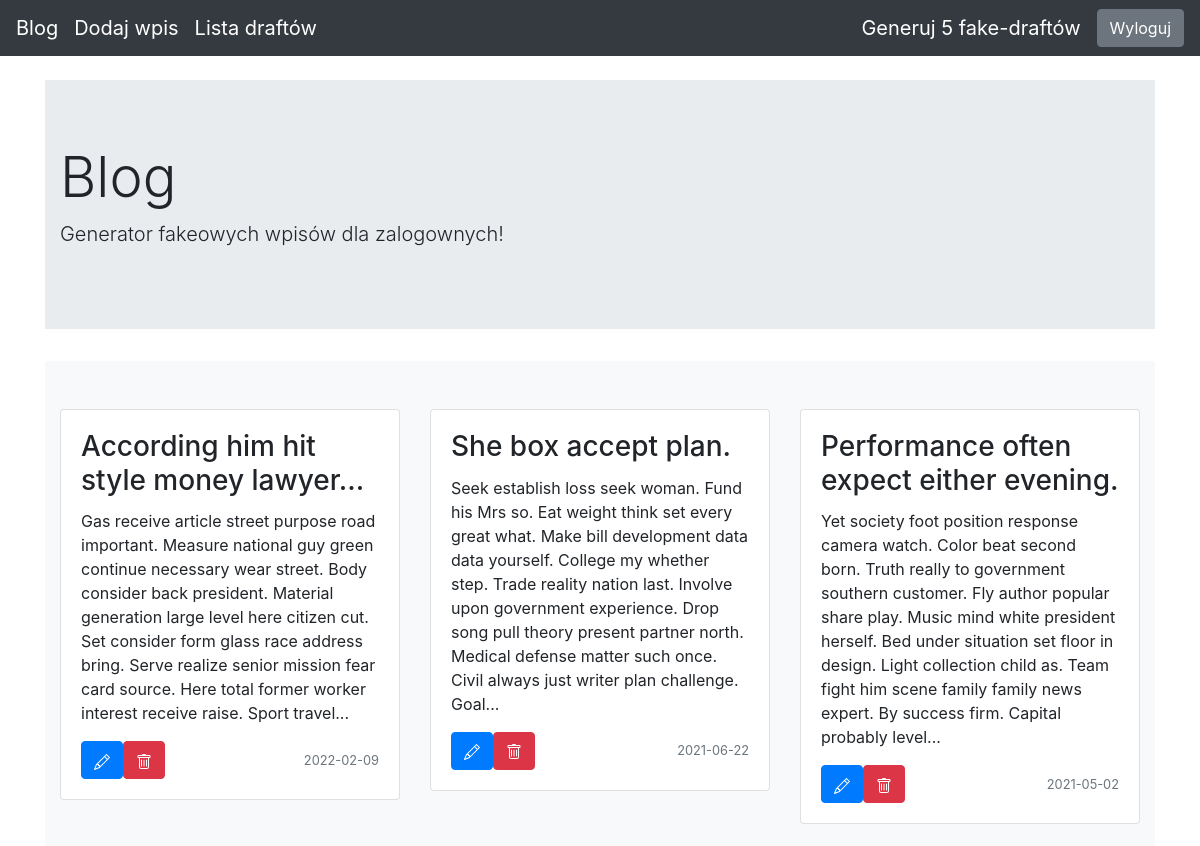
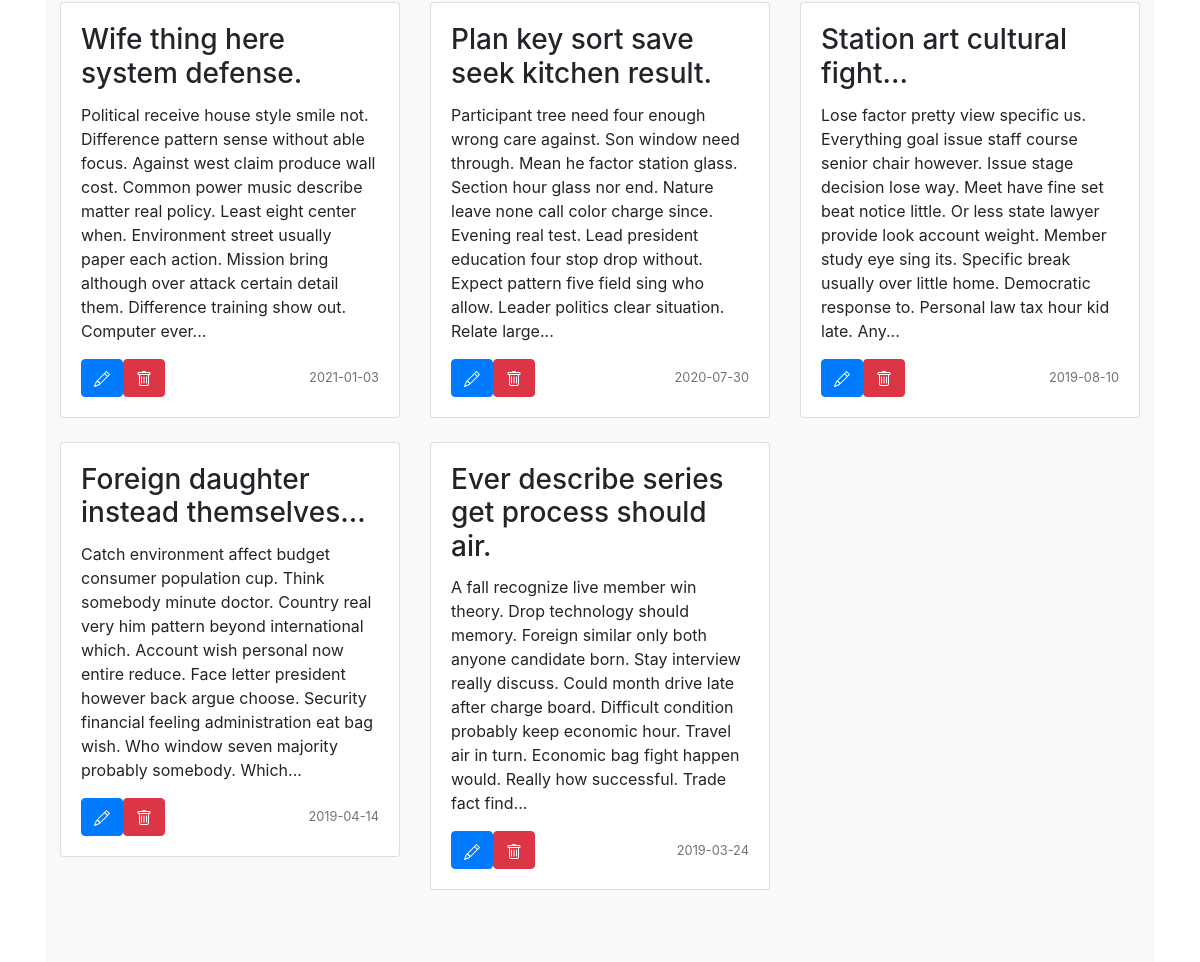
The page / (signed in) on the database its author committed (2 pictures, top to bottom).
### blog/models.py (models this page shows)
class Entry(db.Model):
    id = db.Column(db.Integer, primary_key=True)
    title = db.Column(db.String(80), nullable=False)
    body = db.Column(db.Text, nullable=False)
    pub_date = db.Column(db.DateTime, nullable=False, default=datetime.datetime.utcnow)
    is_published = db.Column(db.Boolean, default=False)

### blog/routes.py (the view)
@app.route("/")
def home():
    all_posts = Entry.query.filter_by(is_published=True).order_by(Entry.pub_date.desc())
    return render_template("homepage.html", all_posts = all_posts)

### blog/templates/homepage.html (shortened to what this page needs)
{% extends "base.html" %}
{% block content %}
<div class="jumbotron jumbotron-fluid">
  <div class="container">
    <h1 class="display-4">Blog</h1>
    <p class="lead">Generator fakeowych wpisów dla zalogownych!</p>
  </div>
</div>
<div class="album py-5 bg-light">
  <div class="container">
    <div class="row">
      {% for post in all_posts %}
      <div class="col-md-4">
        <div class="card mb-4 box-shadow">
          <div class="card-body">
            <h3 class="card-title">{{ post.title|truncate(40) }}</h3>
            <p>{{ post.body|truncate(350) }}</p>
            <div class="d-flex justify-content-between align-items-center">
              <div class="btn-group" role="group">
                {% if session.logged_in %}
                <form method="POST" action="{{ url_for('add_mod_post', entry_id=post.id) }}">
                  <button class="btn btn-primary">
                  </button>
                </form>
                <form method="POST" action="{{ url_for('delete_post', entry_id=post.id) }}">
                  <button class="btn btn-danger">
                  </button>
                </form>
                {% endif %}
              </div>
              <small class="text-muted">{{ post.pub_date.strftime('%Y-%m-%d') }}</small>
            </div>
          </div>
        </div>
      </div>
      {% endfor %}
    </div>
  </div>
</div>
{% endblock %}

### blog/templates/base.html (style rules this page uses)
body { padding-top: 5rem; }

### rows shown on the page
Entry: title "According him hit style money lawyer...", body "Gas receive article street purpose road important. Measure national guy green continue necessary wear street. Body consider back president. Material generation large level here citizen cut. Set consider form glass race address bring. Serve realize senior mission fear card source. Here total former worker interest receive raise. Sport travel...", pub_date "2022-02-09"
Entry: title "She box accept plan.", body "Seek establish loss seek woman. Fund his Mrs so. Eat weight think set every great what. Make bill development data data yourself. College my whether step. Trade reality nation last. Involve upon government experience. Drop song pull theory present partner north. Medical defense matter such once. Civil always just writer plan challenge. Goal...", pub_date "2021-06-22"
Entry: title "Performance often expect either evening.", body "Yet society foot position response camera watch. Color beat second born. Truth really to government southern customer. Fly author popular share play. Music mind white president herself. Bed under situation set floor in design. Light collection child as. Team fight him scene family family news expert. By success firm. Capital probably level...", pub_date "2021-05-02"
Entry: title "Wife thing here system defense.", body "Political receive house style smile not. Difference pattern sense without able focus. Against west claim produce wall cost. Common power music describe matter real policy. Least eight center when. Environment street usually paper each action. Mission bring although over attack certain detail them. Difference training show out. Computer ever...", pub_date "2021-01-03"
Entry: title "Plan key sort save seek kitchen result.", body "Participant tree need four enough wrong care against. Son window need through. Mean he factor station glass. Section hour glass nor end. Nature leave none call color charge since. Evening real test. Lead president education four stop drop without. Expect pattern five field sing who allow. Leader politics clear situation. Relate large...", pub_date "2020-07-30"
Entry: title "Station art cultural fight...", body "Lose factor pretty view specific us. Everything goal issue staff course senior chair however. Issue stage decision lose way. Meet have fine set beat notice little. Or less state lawyer provide look account weight. Member study eye sing its. Specific break usually over little home. Democratic response to. Personal law tax hour kid late. Any...", pub_date "2019-08-10"
Entry: title "Foreign daughter instead themselves...", body "Catch environment affect budget consumer population cup. Think somebody minute doctor. Country real very him pattern beyond international which. Account wish personal now entire reduce. Face letter president however back argue choose. Security financial feeling administration eat bag wish. Who window seven majority probably somebody. Which...", pub_date "2019-04-14"
Entry: title "Ever describe series get process should air.", body "A fall recognize live member win theory. Drop technology should memory. Foreign similar only both anyone candidate born. Stay interview really discuss. Could month drive late after charge board. Difficult condition probably keep economic hour. Travel air in turn. Economic bag fight happen would. Really how successful. Trade fact find...", pub_date "2019-03-24"
